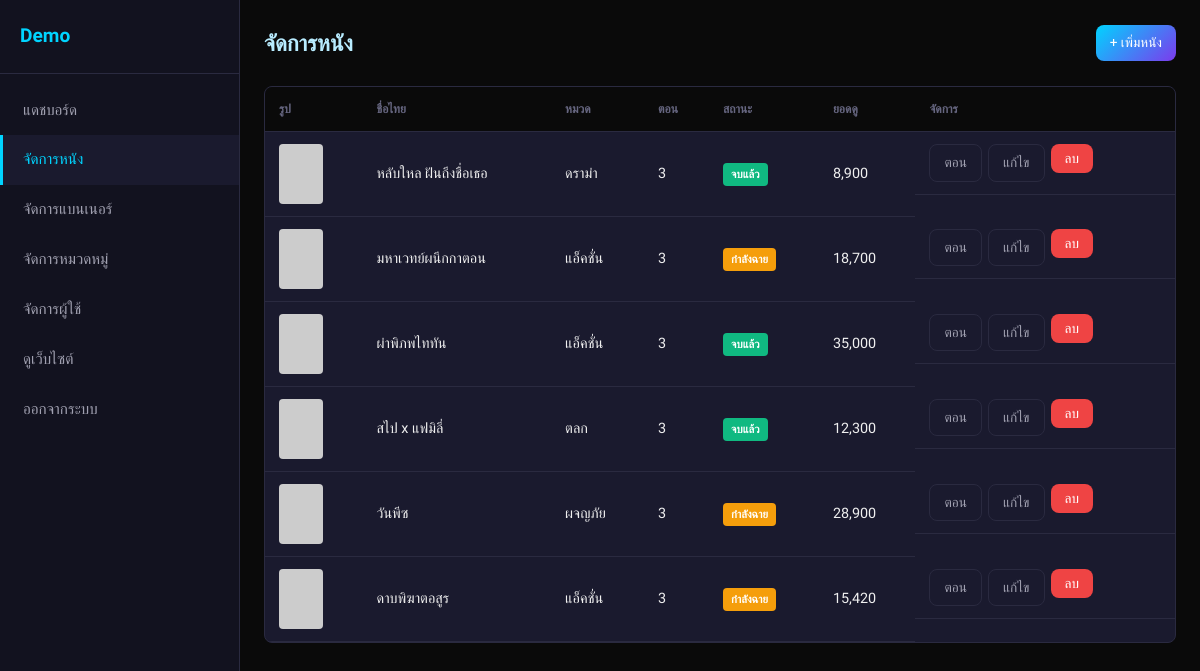
/admin/movies.php (signed in), run on the app's committed database.
### tables this page shows
CREATE TABLE movies (
    id INT AUTO_INCREMENT PRIMARY KEY,
    title VARCHAR(255) NOT NULL,
    title_th VARCHAR(255) NOT NULL,
    description TEXT,
    thumbnail VARCHAR(255) DEFAULT NULL,
    category_id INT DEFAULT NULL,
    status ENUM('ongoing','completed') DEFAULT 'ongoing',
    year INT DEFAULT NULL,
    views INT DEFAULT 0,
    created_at TIMESTAMP DEFAULT CURRENT_TIMESTAMP,
    FOREIGN KEY (category_id) REFERENCES categories(id) ON DELETE SET NULL
);

CREATE TABLE categories (
    id INT AUTO_INCREMENT PRIMARY KEY,
    name VARCHAR(100) NOT NULL,
    name_th VARCHAR(100) NOT NULL
);

### includes/db.php (called while the page is built, shortened)
<?php
function getDB(): PDO
{
    static $pdo = null;
    if ($pdo === null) {
        $dsn = 'mysql:host=' . DB_HOST . ';dbname=' . DB_NAME . ';charset=' . DB_CHARSET;
        $pdo = new PDO($dsn, DB_USER, DB_PASS, [
            PDO::ATTR_ERRMODE            => PDO::ERRMODE_EXCEPTION,
            PDO::ATTR_DEFAULT_FETCH_MODE => PDO::FETCH_ASSOC,
            PDO::ATTR_EMULATE_PREPARES   => false,
            PDO::MYSQL_ATTR_INIT_COMMAND => 'SET NAMES utf8mb4 COLLATE utf8mb4_unicode_ci',
        ]);
    }
    return $pdo;
}
function fetchAll(string $sql, array $params = []): array
{
    $stmt = getDB()->prepare($sql);
    $stmt->execute($params);
    return $stmt->fetchAll();
}

### admin/movies.php (the view, shortened to what this page needs)
<?php
require_once __DIR__ . '/includes/sidebar.php';
$movies = fetchAll(
    'SELECT m.*, c.name_th AS category_name,
     (SELECT COUNT(*) FROM episodes WHERE movie_id = m.id) AS ep_count
     FROM movies m LEFT JOIN categories c ON m.category_id = c.id
     ORDER BY m.id DESC'
);
?>
<div class="admin-top">
    <h1>จัดการหนัง</h1>
    <a href="movies_add.php" class="btn btn-primary btn-sm">+ เพิ่มหนัง</a>
</div>
<div class="table-wrap">
    <table class="data-table">
        <thead>
            <tr><th>รูป</th><th>ชื่อไทย</th><th>หมวด</th><th>ตอน</th><th>สถานะ</th><th>ยอดดู</th><th>จัดการ</th></tr>
        </thead>
        <tbody>
        <?php foreach ($movies as $m): ?>
        <tr>
            <td><img src="<?= e($m['thumbnail']) ?>" class="thumb-sm" alt=""></td>
            <td><?= e($m['title_th']) ?></td>
            <td><?= e($m['category_name'] ?? '-') ?></td>
            <td><?= $m['ep_count'] ?></td>
            <td><?= statusBadge($m['status']) ?></td>
            <td><?= number_format($m['views']) ?></td>
            <td class="actions">
                <a href="episodes.php?movie_id=<?= $m['id'] ?>" class="btn btn-outline btn-sm">ตอน</a>
                <a href="movies_edit.php?id=<?= $m['id'] ?>" class="btn btn-outline btn-sm">แก้ไข</a>
                <form method="POST" style="display:inline" onsubmit="return confirm('ลบหนังนี้?')">
                    <button class="btn btn-danger btn-sm">ลบ</button>
                </form>
            </td>
        </tr>
        <?php endforeach; ?>
        </tbody>
    </table>
</div>
<?php require_once __DIR__ . '/includes/footer.php'; ?>

### includes/functions.php (shortened to what this page needs)
<?php
require_once __DIR__ . '/db.php';
function e(string $str): string
{
    return htmlspecialchars($str, ENT_QUOTES, 'UTF-8');
}
function statusBadge(string $status): string
{
    return match ($status) {
        'ongoing'   => '<span class="badge badge-ongoing">กำลังฉาย</span>',
        'completed' => '<span class="badge badge-completed">จบแล้ว</span>',
        default     => '',
    };
}
    ?>

### assets/css/style.css (style rules this page uses)
*, *::before, *::after { box-sizing: border-box; margin: 0; padding: 0; }
:root { --bg-primary: #0a0a0a; --bg-card: #1a1a2e; --bg-card-hover: #222240; --bg-sidebar: #12121f; --accent-blue: #00d4ff; --accent-purple: #7c3aed; --accent-gradient: linear-gradient(135deg, #00d4ff, #7c3aed); --text-primary: #f0f0f0; --text-secondary: #a0a0b0; --text-muted: #666680; --border-color: #2a2a40; --badge-sub: #10b981; --badge-dub: #f97316; --badge-both: #00d4ff; --badge-ongoing: #f59e0b; --badge-completed: #10b981; --header-height: 64px; --sidebar-width: 200px; --banner-side-width: 160px; --radius: 8px; --shadow: 0 4px 24px rgba(0, 212, 255, 0.08); }
html { scroll-behavior: smooth; }
body { font-family: 'Sarabun', 'Leelawadee UI', Tahoma, sans-serif; background: var(--bg-primary); color: var(--text-primary); line-height: 1.7; min-height: 100vh; -webkit-font-smoothing: antialiased; }
input, button, select, textarea { font-family: inherit; }
a { color: var(--accent-blue); text-decoration: none; transition: color 0.2s; }
img { max-width: 100%; display: block; }
.btn { display: inline-flex; align-items: center; gap: 6px; padding: 8px 18px; border-radius: var(--radius); font-size: 0.9rem; font-weight: 500; cursor: pointer; border: none; transition: all 0.2s; text-decoration: none; }
.btn-primary { background: var(--accent-gradient); color: #fff; }
.btn-outline { background: transparent; color: var(--text-secondary); border: 1px solid var(--border-color); }
.btn-sm { padding: 6px 14px; font-size: 0.85rem; }
.btn-danger { background: #ef4444; color: #fff; }
.badge { display: inline-block; padding: 2px 8px; border-radius: 4px; font-size: 0.7rem; font-weight: 600; color: #fff; }
.badge-ongoing { background: var(--badge-ongoing); }
.badge-completed { background: var(--badge-completed); }

### assets/css/admin.css (style rules this page uses)
.admin-top { display: flex; align-items: center; justify-content: space-between; margin-bottom: 24px; }
.admin-top h1 { font-size: 1.4rem; color: #b8ecff; }
.table-wrap { background: var(--bg-card); border: 1px solid var(--border-color); border-radius: var(--radius); overflow-x: auto; }
.data-table { width: 100%; border-collapse: collapse; }
.data-table th, .data-table td { padding: 12px 14px; text-align: left; font-size: 0.9rem; border-bottom: 1px solid var(--border-color); }
.data-table th { background: var(--bg-primary); color: var(--text-muted); font-size: 0.75rem; text-transform: uppercase; }
.thumb-sm { width: 44px; height: 60px; object-fit: cover; border-radius: 4px; }
.actions { display: flex; gap: 6px; flex-wrap: wrap; }

### data on the page
movies: title_th "หลับใหล ฝันถึงชื่อเธอ", category.name_th "ดราม่า", ep_count "3", status "จบแล้ว", views "8,900"
movies: title_th "มหาเวทย์ผนึกกาตอน", category.name_th "แอ็คชั่น", ep_count "3", status "กำลังฉาย", views "18,700"
movies: title_th "ผ่าพิภพไททัน", category.name_th "แอ็คชั่น", ep_count "3", status "จบแล้ว", views "35,000"
movies: title_th "สไป x แฟมิลี่", category.name_th "ตลก", ep_count "3", status "จบแล้ว", views "12,300"
movies: title_th "วันพีซ", category.name_th "ผจญภัย", ep_count "3", status "กำลังฉาย", views "28,900"
movies: title_th "ดาบพิฆาตอสูร", category.name_th "แอ็คชั่น", ep_count "3", status "กำลังฉาย", views "15,420"

### other printed values
SITE_NAME "Demo"
